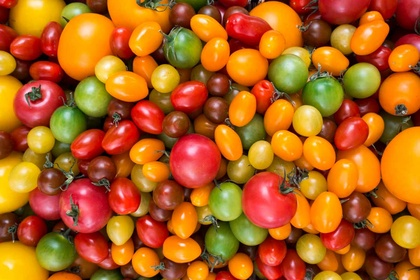
%> input picture assorted_tomatoes.jpg, 420 x 280 px, shrunk from 1200 x 800 before the run
$ octave main_tomatoes.m   (GNU Octave 9; MATLAB toolbox functions it lacks are replaced by stand-ins)
%> lines starting %> are read from the running program, lines starting %| are printed output that depends on the picture; in (x1, y1, x2, y2) boxes, pixels count from 0 and x2, y2 are one past the last pixel; in counts of white or black regions, pixels touching at a corner belong together; the program's own positions count from 1
### Add_new_circles.m
function [centers,radii]=Add_new_circles(centersA,radiiA,centersB,radiiB,I)
%adds non-overlapping circles parameters from list B to list A
if(isempty(radiiA))%initialize if we receive an empty list
    if(~isempty(radiiB))
        radiiA(1,:)=radiiB(1,:);%copy first circle parameters to A
        centersA(1,:)=centersB(1,:);
    else%both lists are empty
        msg='empty input arguments';
        error(msg);
    end
end
if(isrow(radiiA))
    radiiA=radiiA';
end
max_color_dist=40;
Max_circle_distance=10;
Max_radius_distance=20;
A_length=length(radiiA);
B_length=length(radiiB);
%Initialize output lists
centers=centersA;
radii=radiiA;
added_circles=0;
for i=1:B_length%for each circle in list B
    if(isrow(radii))
        radii=radii';
    end
    move_on=0;
    %find distance between the center of the candidate circle to all
    %current circle centers on list A
    xdist=centers(:,1)-centersB(i,1);
    ydist=centers(:,2)-centersB(i,2);
    center_distances=sqrt(xdist.^2+ydist.^2);
    %same for radius distances
    rad_distances=abs(radii-radiiB(i));
    %look for overlapings (we consider overlap when distance between centers<max(R_a,R_b))
    overlap_center_index=find(center_distances<max(radii,radiiB(i)));
    if(~isempty(overlap_center_index))%we found center overlap

        %check if one of the overlapping circles in the list is very similar to
       %the the new circle -  if so, dont add the circle and move to next circle in B
        for j=1:length(overlap_center_index)
            if (center_distances(overlap_center_index(j))<Max_circle_distance && rad_distances(overlap_center_index(j))<Max_radius_distance)
                move_on=1;
            end
        end

         %check total overlap - if one of the circles in overlaping_list is containing the circle from B or
         %containd by him (it happens when d<|R_a-R_b| - leave only the
         %largest
         if(~move_on)
             for j=1:length(overlap_center_index)
                 if(center_distances(overlap_center_index(j))<rad_distances(overlap_center_index(j)))
                     move_on=1;
                     if(radii(overlap_center_index(j))<radiiB(i))%if the circle in B is larger
                         centers(overlap_center_index(j),:)=centersB(i,:);%Replace circle A with B
                         radii(overlap_center_index(j))=radiiB(i);
                     end
                 end
             end
         end

         %overlapping is not total but large enough it could be an elipce
        if(~move_on)
            D=0;
            for j=1:length(overlap_center_index) %for each overlaping circle
                %check average color inside the two circles.
                centers_to_check=[centers(overlap_center_index(j),:);centersB(i,:)];
                radiuses_to_check=[radii(overlap_center_index(j));radiiB(i)];
                colors=find_circle_color(I,centers_to_check,radiuses_to_check);
                % calculate L2 distance between the two average colors
                D(j) = sqrt(sum((colors(1,:) - colors(2,:)) .^ 2));
            end
            if (min(D)<max_color_dist) %the two overlaping circles has similar color - we decide its elipce
                %average the radius and centers
                idx=find(min(D));
                radii(overlap_center_index(idx))=mean([radii(overlap_center_index(idx)) radiiB(i)]);
                centers(overlap_center_index(idx),:)=(centers(overlap_center_index(idx),:)+centersB(i,:))./2;
            else %overlaping circles are with different colors - add the new circle to the list
                added_circles=added_circles+1;
                centers(A_length+added_circles,:)=centersB(i,:);
                radii(A_length+added_circles)=radiiB(i);
            end
        end
    else
        %There is no overlap at all so we can add the new circle to the list
        added_circles=added_circles+1;
        centers(A_length+added_circles,:)=centersB(i,:);
        radii(A_length+added_circles)=radiiB(i);
    end
end
end

### find_circle_color.m
 function colors=find_circle_color(I,centers,radii)
%find_circle_color(I,centers,radii) Returns a list of average colors of circled
%areas in image I according to circles center coordinates and radiuses

%initialize
Number_of_circles=length(radii);
colors=zeros(Number_of_circles,3);
[hight, width]=size(I(:,:,1));
for i=1:Number_of_circles%for each circle
    %Get a binary circle image
    [Binary_circle,num_pixels_in_tomato]=draw_white_circle(centers(i,:),radii(i),hight,width);
    %multiply binary tomato with original image per color channel
    single_tomato_image(:,:,1)=Binary_circle.*double(I(:,:,1));
    single_tomato_image(:,:,2)=Binary_circle.*double(I(:,:,2));
    single_tomato_image(:,:,3)=Binary_circle.*double(I(:,:,3));
    %for each color channel find average value inside the colored circle
    colors(i,:)=sum(sum(single_tomato_image))./num_pixels_in_tomato;


end
end

function [Binary_circle,num_pixels_in_tomato]=draw_white_circle(center,radius,hight,width)
%Returns a binary image with size hight X width X 3 , for each color channel all pixels inside of a
%the circle specified with its center coordinats and radius are equal 1 and
%0 otherwise
Binary_circle=zeros(hight,width);
num_pixels_in_tomato=0;
x=1:1:width;
y=1:1:hight;
X=repmat((x-center(1)).^2,hight,1);
Y=repmat((y'-center(2)).^2,1,width);
Binary_circle(X+Y<(radius^2))=1;
num_pixels_in_tomato=numel(find(Binary_circle));
% [8 lines of commented-out code are left out]
end

### classify_color.m
function Idx = classify_color(Ref_Colors,colors_list)
%Returns the matching index in Ref_Colors for each color in colors_list
Num_of_colors=length(colors_list);
Num_of_ref_colors=length(Ref_Colors);
D=zeros(length(colors_list),length(Ref_Colors));
Idx=zeros(length(colors_list),1);
for i=1:Num_of_colors
    for j=1:Num_of_ref_colors
        %calculate L2 norm distances between each color to each reference color
        D(i,j) = sqrt(sum((colors_list(i,:) - Ref_Colors(j,:)) .^ 2));
    end
    %Classify according to the minimum norm distance
    Idx(i)=find(D(i,:)==min(D(i,:)));
end

### main_tomatoes.m
%main tomatos
clc
clear all
close all

I_color=imread('assorted_tomatoes.jpg');
%> I_color is the input picture: size 280x420x3 uint8; mean R, G, B 176.2, 96.5, 28
% I_color=rgb2hsv(I_color);
%find grayscale image
I_gray=rgb2gray(I_color);
[hight, width]=size(I_gray);
%> hight = 280; width = 420
%perform edge detection with Canny,do it separately for Grayscale image,Red channel,
%Green channel & Blue channel
I_edge=edge(I_gray,'Canny',[0.05,0.15]);
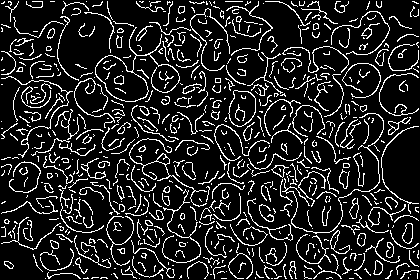
%> I_edge: size 280x420 logical; 14.1% white in thin lines or dots
I_edgeRed=edge(I_color(:,:,1),'Canny',[0.05,0.15]);
%> I_edgeRed: size 280x420 logical; 11.4% white in thin lines or dots
I_edgeGreen=edge(I_color(:,:,2),'Canny',[0.05,0.15]);
%> I_edgeGreen: size 280x420 logical; 13.7% white in thin lines or dots
I_edgeBlue=edge(I_color(:,:,3),'Canny',[0.05,0.15]);
%> I_edgeBlue: size 280x420 logical; 9.7% white in thin lines or dots
%enhance edges with dilation (connectivity 4)
SE=[0 1 0; 1 1 1; 0 1 0];
I_edge = imdilate(I_edge,SE);
%> I_edge: size 280x420 logical; 37.3% white; 165 white regions (44 under 20 px), largest, box (x1, y1, x2, y2) and area: (0, 0, 420, 280) 32223, (130, 104, 180, 143) 522, (173, 70, 209, 109) 447
I_edgeRed = imdilate(I_edgeRed,SE);
%> I_edgeRed: size 280x420 logical; 30.1% white in thin lines or dots
I_edgeGreen = imdilate(I_edgeGreen,SE);
%> I_edgeGreen: size 280x420 logical; 36.5% white; 183 white regions (41 under 20 px), largest, box (x1, y1, x2, y2) and area: (0, 0, 420, 280) 28824, (0, 50, 55, 109) 995, (0, 160, 59, 215) 602
I_edgeBlue = imdilate(I_edgeBlue,SE);
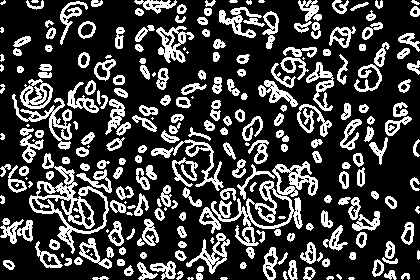
%> I_edgeBlue: size 280x420 logical; 25.6% white; 251 white regions (25 under 20 px), largest, box (x1, y1, x2, y2) and area: (29, 153, 109, 254) 1887, (211, 180, 303, 246) 1473, (12, 94, 72, 150) 767


%find circles in edge images: Grayscale,Red, Green & Blue
%channels, get circles centers and radiuses
[centersE,radiiE] = imfindcircles(I_edge,[30 200],'ObjectPolarity','dark','Sensitivity',0.9);%max(hight, width)]);
%> centersE = [417.7 165.9; 94.86 49.13]; radiiE = [34.07; 35.65]
[centersR,radiiR] = imfindcircles(I_edgeRed,[30 200],'ObjectPolarity','dark','Sensitivity',0.91);
%> centersR = [93.02 49.17; 417.3 165.2; 186.2 59.01; 130.4 195.8; 305.1 166.9; 253.1 51.83]; radiiR = [33.4; 35.36; 47.63; 71.58; 70.4; 41.1]
[centersG,radiiG] = imfindcircles(I_edgeGreen,[30 200],'ObjectPolarity','dark','Sensitivity',0.915);
%> centersG = [417.6 165.8; 95.46 48.75; 248.9 65.72; 341.9 236.1; 132 198.1]; radiiG = [35.25; 35.74; 44.98; 62.65; 61.8]
[centersB,radiiB] = imfindcircles(I_edgeBlue,[30 200],'Sensitivity',0.9);
%> centersB = [202.9 147.2]; radiiB = 75.01

%Group the circles from all different edge images, and take care of
%overlappings
%first initialize by checking for overlaps in grayscale image circles
[centersE,radiiE]=Add_new_circles([],[],centersE,radiiE,I_color);
%> in Add_new_circles, `radiiA=radiiA';`: radiiA = 34.07
%> in Add_new_circles, `A_length=length(radiiA);`: A_length = 1
%> in Add_new_circles, `B_length=length(radiiB);`: B_length = 2
%> in Add_new_circles, `centers=centersA;`: centers = [417.7 165.9]
%> in Add_new_circles, `radii=radiiA;`: radii = 34.07
%> the loop in Add_new_circles, `for i=1:B_length` made 2 passes
%> (xdist, ydist, center_distances, rad_distances, overlap_center_index) on pass 1: (0, 0, 0, 0, 1)
%> (xdist, ydist, center_distances, rad_distances, added_circles) on pass 2: (322.9, 116.7, 343.3, 1.58, 1)
%> after the loop in Add_new_circles, `for i=1:B_length`: centers = [417.7 165.9; 94.86 49.13]; radii = [34.07 35.65]
%> radiiE = [34.07 35.65]
%add non-overlaping circles from all color edge images
[centers,radii]=Add_new_circles(centersE,radiiE,centersR,radiiR,I_color);
%> the loop in Add_new_circles (call 2), `for i=1:B_length` made 6 passes
%> (xdist, ydist, center_distances, rad_distances) on passes 3 to 6: ([231.6; -91.33], [106.9; -9.87], [255; 91.86], [13.56; 11.98]), ([287.3; -35.58; 55.75], [-29.99; -146.7; -136.8], [288.9; 151; 147.8], [37.51; 35.93; 23.95]), ([112.6; -210.3; -118.9; -174.7], [-1.03; -117.8; -107.9; 28.95], [112.6; 241; 160.6; 177.1], [36.33; 34.76; 22.78; 1.17]), ([164.6; -158.3; -66.96; -122.7; 51.97], [114; -2.7; 7.17; 144; 115.1], [200.2; 158.3; 67.34; 189.2; 126.3], [7.03; 5.45; 6.53; 30.48; 29.3])
%> (xdist, ydist, center_distances, rad_distances, overlap_center_index) on passes 1 to 2: ([324.7; 1.84], [116.7; -0.0375], [345; 1.84], [0.667; 2.24], 2), ([0.42; -322.5], [0.643; -116.1], [0.768; 342.7], [1.29; 0.287], 1)
%> centers = [417.7 165.9; 94.86 49.13; 186.2 59.01; 130.4 195.8; 305.1 166.9; 253.1 51.83]; radii = [34.07; 35.65; 47.63; 71.58; 70.4; 41.1]
[centers,radii]=Add_new_circles(centers,radii,centersG,radiiG,I_color);
%> centers = [417.7 165.9; 94.86 49.13; 186.2 59.01; 130.4 195.8; 305.1 166.9; 251 58.78; 341.9 236.1]; radii = [34.07; 35.65; 47.63; 71.58; 70.4; 43.04; 62.65]
[centers,radii]=Add_new_circles(centers,radii,centersB,radiiB,I_color);
%> centers = [417.7 165.9; 94.86 49.13; 186.2 59.01; 130.4 195.8; 305.1 166.9; 251 58.78; 341.9 236.1; 202.9 147.2]; radii = [34.07; 35.65; 47.63; 71.58; 70.4; 43.04; 62.65; 75.01]

%for each circle find average color of its area in original image
colors=find_circle_color(I_color,centers,radii);
%> in find_circle_color, `Number_of_circles=length(radii);`: Number_of_circles = 8
%> in find_circle_color, `[hight, width]=size(I(:,:,1));`: hight = 280; width = 420
%> the loop in find_circle_color, `for i=1:Number_of_circles` made 8 passes
%> num_pixels_in_tomato on passes 1 to 8: 2013, 3995, 7132, 16096, 15579, 5818, 11220, 17673
%> pass 1, in draw_white_circle, `Y=repmat((y'-center(2)).^2,1,width);`:
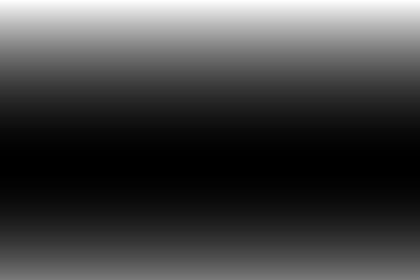
%> Y: size 280x420 double; min 0.0197, max 27178.7, mean 7176.4; drawn with min black and max white
%> pass 1, in find_circle_color, `[Binary_circle,num_pixels_in_tomato]=draw_white_circle(centers(i,:),ra..`:
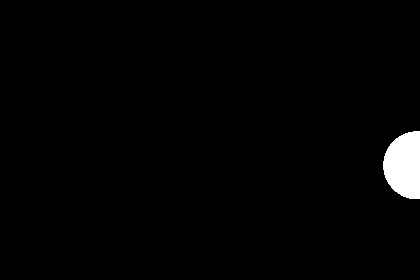
%> Binary_circle: size 280x420 double; values 0 (black) and 1 (white), 1.7% white; 1 white region, box (x1, y1, x2, y2) and area: (383, 131, 420, 199) 2013
%> after the loop in find_circle_color, `for i=1:Number_of_circles`:
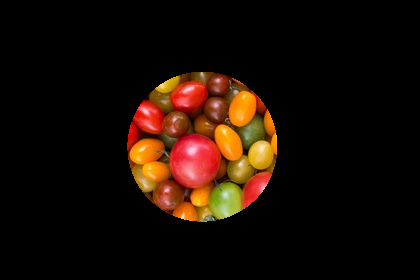
%> single_tomato_image: size 280x420x3 double; mean R, G, B 26.4, 13.3, 4.8
%> after the loop in find_circle_color, `for i=1:Number_of_circles`: colors = [253.9 159.1 6.83; 234.3 142.6 25.35; 176 104.9 26.14; 180.9 73.9 33.69; 201.5 111 29.58; 203.9 103.3 24.61; 174 88.96 19.65; 175.5 88.18 31.95]

%Define Reference colors
Colors_label = {'Red'; 'Brown'; 'Green'; 'Yelow'};
Ref_Colors=[200,40,40; 140,42,42; 130,160,60; 200,155,20];

%Classify by matching each color in 'colors' to Reference colors
color_match = classify_color(Ref_Colors,colors);
%> in classify_color, `Num_of_colors=length(colors_list);`: Num_of_colors = 8
%> the loop in classify_color, `for i=1:Num_of_colors` made 8 passes
%> after the loop in classify_color, `for i=1:Num_of_colors`: D = [134.9 167.1 134.8 55.62; 109.2 138.9 111.2 36.81; 70.59 74.23 79.36 55.85; 39.41 52.55 103.4 84.43; 71.73 93.23 91.89 45.1; 65.3 90.23 99.58 52.01; 59.06 62.12 92.78 70.99; 54.64 59.11 89.53 72.17]; Idx = [4; 4; 4; 1; 4; 4; 1; 1]
%> color_match = [4; 4; 4; 1; 4; 4; 1; 1]

%plot Graph of tomatoes color vs. radius
figure;
plot(color_match,radii,'o')
set(gca,'xtick',[1:4],'xticklabel',Colors_label)
title('Tomatoe color vs. radius - Without clustering')

%show final result with all circles and classifications
figure;
imshow(I_color);
hold on
viscircles(centers,radii,'EdgeColor','b');title(['Final Result- ' num2str(length(radii)) ' tomatoes found']);
hold on
for i=1:length(color_match)
    text(centers(i,1),centers(i,2),Colors_label(color_match(i)));
    text(centers(i,1)-25,centers(i,2)+15,['(',num2str(round(colors(i,1))),',',num2str(round(colors(i,2))),',',num2str(round(colors(i,3))),')']);
    hold on
end
%> this loop made 8 passes
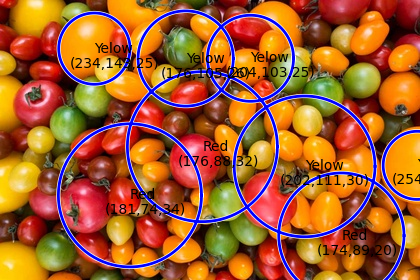
%> figure redrawn from the program's plot data; its title reads 'Final Result- 8 tomatoes found'

%2. classify after clustering
%Perform clustering on colors of circles with k-means (k=4 in our case)
[idx,centroids] = kmeans(colors,4);
%> idx = [4; 2; 1; 1; 3; 3; 1; 1]; centroids = [176.6 88.99 27.86; 234.3 142.6 25.35; 202.7 107.1 27.09; 253.9 159.1 6.83]
%Classify color by matching clusters centeroids to Reference colors
color_match = classify_color(Ref_Colors,centroids);
%> the loop in classify_color (call 2), `for i=1:Num_of_colors` made 4 passes
%> color_match = [1; 4; 4; 4]
%correct class list
for i=1:length(idx)
    idx(i)=color_match(idx(i));
end
%> after the loop, idx = [4; 4; 1; 1; 4; 4; 1; 1]
%Graph of tomatoes color vs. radius
figure;
plot(idx,radii,'o')
set(gca,'xtick',[1:4],'xticklabel',Colors_label)
title('Tomatoe color vs. radius - Using clustering')
figure;
imshow(I_color);
hold on
viscircles(centers,radii,'EdgeColor','b');title('Final Result');
hold on
for i=1:length(idx)
    text(centers(i,1),centers(i,2),Colors_label(idx(i)));
    text(centers(i,1)-25,centers(i,2)+15,['(',num2str(round(colors(i,1))),',',num2str(round(colors(i,2))),',',num2str(round(colors(i,3))),')']);
    hold on
end
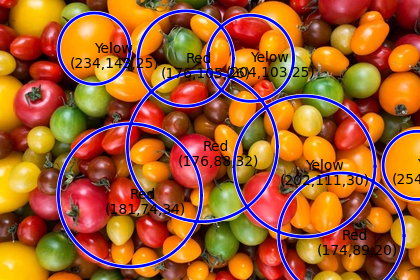
%> figure redrawn from the program's plot data; its title reads 'Final Result'
